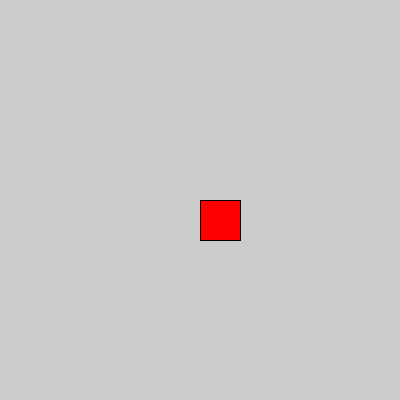
Frame 1 (no input)
Frame 60 (the mouse pressed at the canvas centre just before this capture): identical to frame 1, image omitted
Frame 120 (the mouse held since frame 60 and released just before this capture): identical to frame 1, image omitted

The Processing sketch that drew this single still picture (run headless with seeded random() and noise(); from frame 60 on, the mouse is pressed at the canvas centre):

// Processing sketch: lots_of_squares
// ── lots_of_squares.pde
color Cred = color(255,0,0);

void setup(){
size(400,400);
}

void draw(){
  fill(Cred);
rect(width/2, height/2, 40, 40);
}
